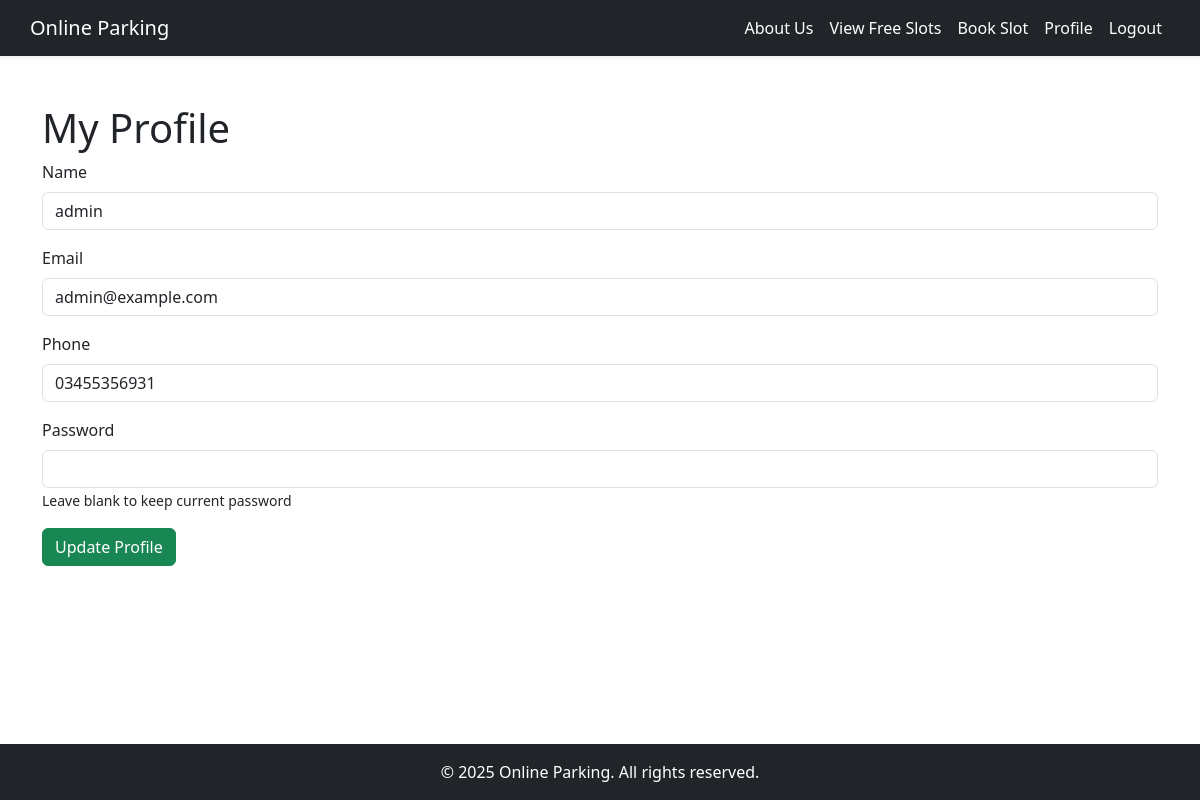
Screenshot of /view/customer/profile.php (signed in) with the database file from the repository.
### tables this page shows
CREATE TABLE `users` (
  `id` int(10) NOT NULL,
  `name` varchar(50) NOT NULL,
  `email` varchar(50) NOT NULL,
  `password` varchar(255) NOT NULL,
  `contact` varchar(15) NOT NULL,
  `role` enum('user','admin') NOT NULL DEFAULT 'user',
  `status` enum('enabled','disabled') NOT NULL DEFAULT 'enabled',
  `created_at` timestamp NOT NULL DEFAULT current_timestamp() ON UPDATE current_timestamp()
);

### model/UserModel.php (called while the page is built, shortened)
<?php
class UserModel
{
    private $pdo;
    public function __construct($pdo)
    {
        $this->pdo = $pdo;
    }
    public function getUserById($userId)
    {
        $stmt = $this->pdo->prepare("SELECT * FROM users WHERE id = ?");
        $stmt->execute([$userId]);
        return $stmt->fetch(PDO::FETCH_ASSOC);
    }
}

### view/customer/profile.php (the view, shortened to what this page needs)
<?php
include '../../components/customer-header.php';
include_once '../../model/UserModel.php';
include('../../config.php');
$userId = $_SESSION['user_id'] ?? null;
$userModel = new UserModel($pdo);
$user = $userModel->getUserById($userId);
?>
<div class="container mt-5 mb-5">
    <h1>My Profile</h1>
    <form method="POST" action="">
        <div class="mb-3">
            <label for="name" class="form-label">Name</label>
            <input type="text" class="form-control" id="name" name="name" value="<?php echo htmlspecialchars($user['name']); ?>" required>
        </div>
        <div class="mb-3">
            <label for="email" class="form-label">Email</label>
            <input type="email" class="form-control" id="email" name="email" value="<?php echo htmlspecialchars($user['email']); ?>" required>
        </div>
        <div class="mb-3">
            <label for="phone" class="form-label">Phone</label>
            <input type="text" class="form-control" id="phone" name="phone" value="<?php echo htmlspecialchars($user['contact']); ?>" required>
        </div>
        <div class="mb-3">
            <label for="password" class="form-label">Password</label>
            <input type="password" class="form-control" id="password" name="password">
            <small>Leave blank to keep current password</small>
        </div>
        <button type="submit" class="btn btn-success">Update Profile</button>
    </form>
</div>
<?php
include '../../components/footer.php';
?>

### rows the page displays
users: name "admin", email "admin@example.com", phone "03455356931"
